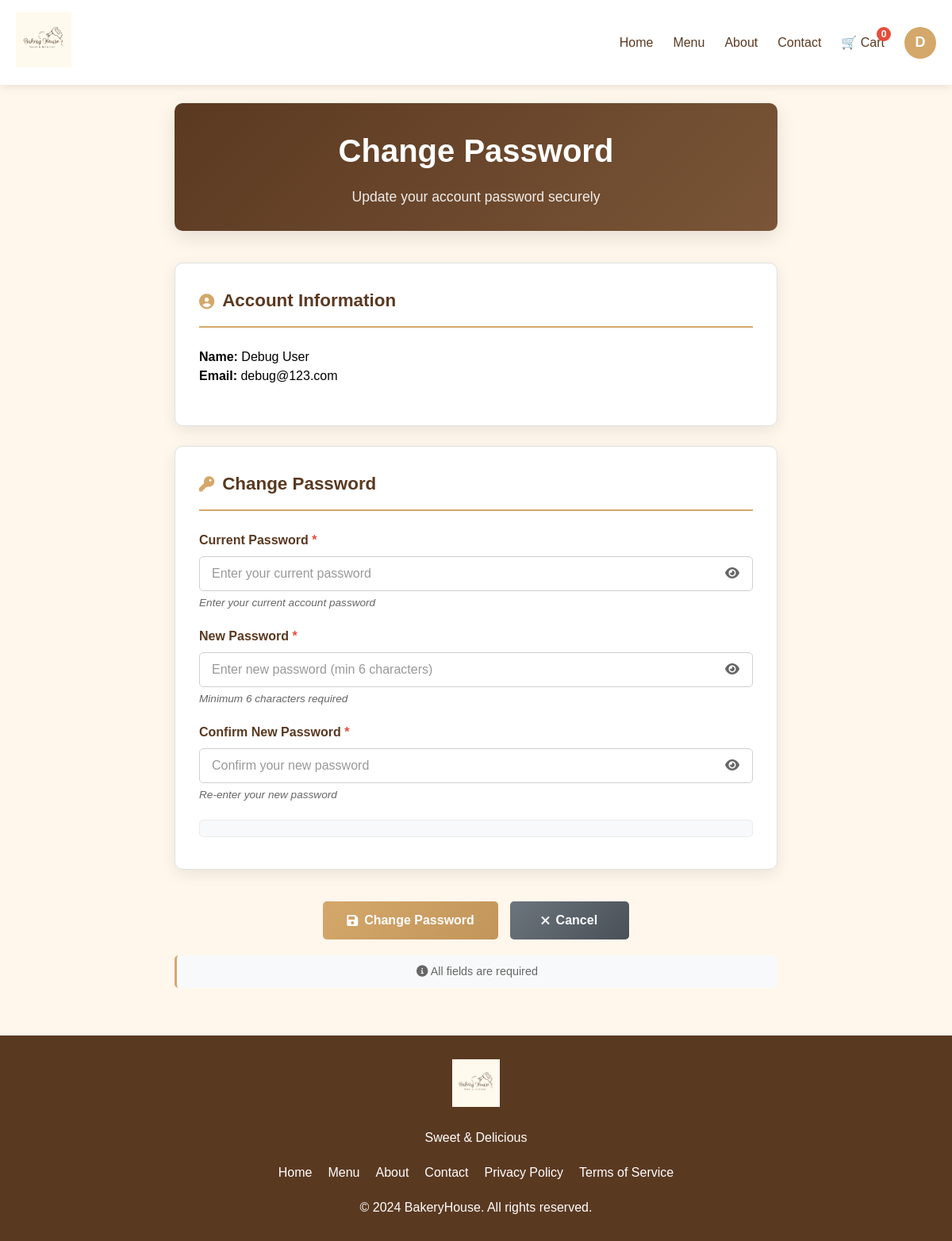
The page /changepassword.php (signed in) on the database its author committed.
### tables this page shows
CREATE TABLE `user_db` (
  `id` int(11) NOT NULL,
  `name` varchar(100) NOT NULL,
  `email` varchar(255) NOT NULL,
  `password` varchar(255) NOT NULL,
  `phone` varchar(20) DEFAULT NULL,
  `address` text DEFAULT NULL,
  `created_at` timestamp NOT NULL DEFAULT current_timestamp(),
  `updated_at` timestamp NOT NULL DEFAULT current_timestamp() ON UPDATE current_timestamp()
);

### changepassword.php (the view, shortened to what this page needs)
<?php
require_once 'config.php';
$userId = $_SESSION['user_id'];
$current_password = $new_password = $confirm_password = '';
try {
    $query = "SELECT name, email FROM user_db WHERE id = ?";
    $stmt = $pdo->prepare($query);
    $stmt->execute([$userId]);
    $user = $stmt->fetch(PDO::FETCH_ASSOC);
    if ($user) {
        $userName = htmlspecialchars($user['name']);
        $userEmail = htmlspecialchars($user['email']);
    } else {
        session_destroy();
        header("Location: login.php");
        exit();
    }
} catch (PDOException $e) {
    die("Error fetching user data: " . $e->getMessage());
}
?>
<!DOCTYPE html>
<html lang="en">
<head>
    <link rel="stylesheet" href="editprofile.css">
    <link rel="stylesheet" href="https://cdnjs.cloudflare.com/ajax/libs/font-awesome/6.0.0/css/all.min.css">
</head>
<body>
    <header>
        <div class="container">
            <nav class="navbar">
                <a href="mainpage.php" class="logo">
                    <img src="Bakery House Logo.png" alt="BakeryHouse">
                </a>
                <ul class="nav-links">
                    <li><a href="mainpage.php">Home</a></li>
                    <li><a href="menu.html">Menu</a></li>
                    <li><a href="about_us.html">About</a></li>
                    <li><a href="contact.html">Contact</a></li>
                    <li class="cart-icon">
                        <span>🛒 Cart</span>
                        <span class="cart-count">0</span>
                    </li>
                    <li class="user-menu">
                        <div class="user-icon" onclick="toggleDropdown()">
                            <?php echo strtoupper(substr($userName, 0, 1)); ?>
                        </div>
                    </li>
                </ul>
            </nav>
        </div>
    </header>
    <main class="profile-page">
        <div class="profile-container">
            <div class="profile-header">
                <h1>Change Password</h1>
                <p>Update your account password securely</p>
            </div>
            <form action="changepassword.php" method="POST" class="edit-form" id="passwordForm">
                <div class="info-card">
                    <h2><i class="fas fa-user-circle"></i> Account Information</h2>
                    <div style="margin-bottom: 20px;">
                        <p><strong>Name:</strong> <?php echo $userName; ?></p>
                        <p><strong>Email:</strong> <?php echo $userEmail; ?></p>
                    </div>
                </div>
                <div class="info-card">
                    <h2><i class="fas fa-key"></i> Change Password</h2>
                    <div class="form-group required-field">
                        <label for="current_password" class="form-label">Current Password</label>
                        <div class="password-wrapper">
                            <input type="password" id="current_password" name="current_password"
                                   class="form-input" value="<?php echo htmlspecialchars($current_password); ?>"
                                   required placeholder="Enter your current password">
                            <button type="button" class="toggle-password" onclick="togglePassword('current_password')">
                                <i class="fas fa-eye"></i>
                            </button>
                        </div>
                        <div class="form-hint">Enter your current account password</div>
                    </div>
                    <div class="form-group required-field">
                        <label for="new_password" class="form-label">New Password</label>
                        <div class="password-wrapper">
                            <input type="password" id="new_password" name="new_password"
                                   class="form-input" value="<?php echo htmlspecialchars($new_password); ?>"
                                   required placeholder="Enter new password (min 6 characters)">
                            <button type="button" class="toggle-password" onclick="togglePassword('new_password')">
                                <i class="fas fa-eye"></i>
                            </button>
                        </div>
                        <div class="form-hint">Minimum 6 characters required</div>
                    </div>
                    <div class="form-group required-field">
                        <label for="confirm_password" class="form-label">Confirm New Password</label>
                        <div class="password-wrapper">
                            <input type="password" id="confirm_password" name="confirm_password"
                                   class="form-input" value="<?php echo htmlspecialchars($confirm_password); ?>"
                                   required placeholder="Confirm your new password">
                            <button type="button" class="toggle-password" onclick="togglePassword('confirm_password')">
                                <i class="fas fa-eye"></i>
                            </button>
                        </div>
                        <div class="form-hint">Re-enter your new password</div>
                    </div>
                    <div id="passwordStrength" class="password-strength"></div>
                </div>
                <div class="action-buttons">
                    <button type="submit" class="btn btn-primary" id="saveButton">
                        <i class="fas fa-save"></i> Change Password
                    </button>
                    <a href="profile.php" class="btn btn-secondary">
                        <i class="fas fa-times"></i> Cancel
                    </a>
                </div>
                <div class="form-note" style="text-align: center; margin-top: 20px; color: #666;">
                    <i class="fas fa-info-circle"></i> All fields are required
                </div>
            </form>
        </div>
    </main>
    <footer>
        <div class="container">
            <div class="footer-content">
                <div class="footer-logo">
                    <img src="Bakery House Logo.png" alt="BakeryHouse">
                </div>
                <p>Sweet & Delicious</p>
                <div class="footer-links">
                    <a href="mainpage.php">Home</a>
                    <a href="menu.php">Menu</a>
                    <a href="about_us.php">About</a>
                    <a href="contact_us.php">Contact</a>
                    <a href="privacypolicy.php">Privacy Policy</a>
                    <a href="termservice.php">Terms of Service</a>
                </div>
                <p>&copy; 2024 BakeryHouse. All rights reserved.</p>
            </div>
        </div>
    </footer>
</body>
</html>

### rows shown on the page
user_db: name "D", name "Debug User", email "debug@123.com"
